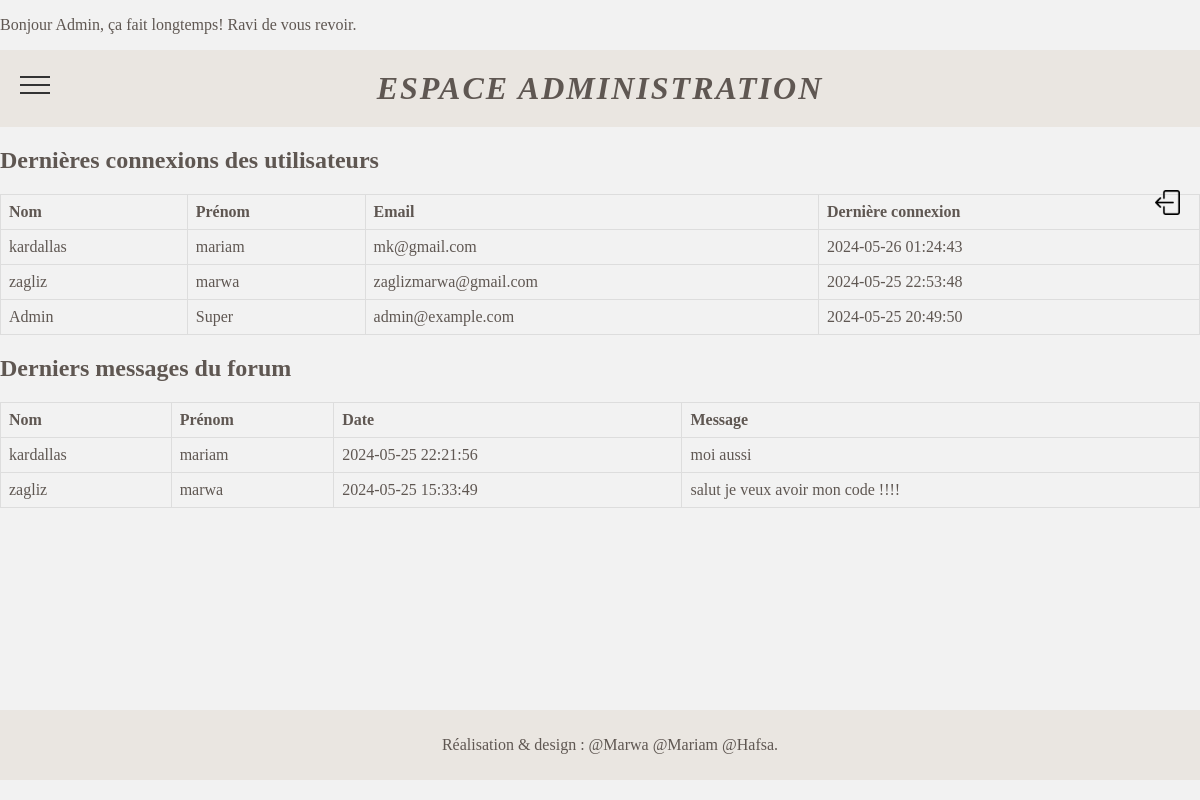
The app's page /admin_home.php (signed in) with its own data.
### tables this page shows
CREATE TABLE `users` (
  `id` int(255) NOT NULL,
  `nom` varchar(50) NOT NULL,
  `prenom` varchar(50) NOT NULL,
  `genre` varchar(55) NOT NULL,
  `username` varchar(255) NOT NULL,
  `email` varchar(255) NOT NULL,
  `mdp` varchar(255) NOT NULL,
  `birthdate` varchar(255) NOT NULL,
  `active` tinyint(1) NOT NULL DEFAULT '1',
  `role` varchar(50) NOT NULL DEFAULT 'user',
  `profile_pic` varchar(255) DEFAULT NULL,
  `is_premium` tinyint(1) DEFAULT '0',
  `last_login` datetime DEFAULT NULL
);

CREATE TABLE `forum_posts` (
  `id` int(11) NOT NULL,
  `user_id` int(11) DEFAULT NULL,
  `content` text NOT NULL,
  `created_at` timestamp NOT NULL DEFAULT CURRENT_TIMESTAMP
);

### admin_home.php (the view, shortened to what this page needs)
<?php
include('config.php');
$query_last_logins = "SELECT nom, prenom, email, last_login FROM users ORDER BY last_login DESC LIMIT 10";
$result_last_logins = mysqli_query($conn, $query_last_logins);
$query_last_messages = "SELECT forum_posts.content, forum_posts.created_at, users.nom, users.prenom
                        FROM forum_posts
                        JOIN users ON forum_posts.user_id = users.id
                        ORDER BY forum_posts.created_at DESC LIMIT 10";
$result_last_messages = mysqli_query($conn, $query_last_messages);
?>
<!DOCTYPE html>
<html lang="fr">
<head>
    <link rel="stylesheet" href="admin_style.css">
</head>
<body>
<div id="welcome-message">
    <?php
    if (isset($_SESSION['is_admin']) && $_SESSION['is_admin']) {
        echo "<p>Bonjour Admin, ça fait longtemps! Ravi de vous revoir.</p>";
    }
    ?>
</div>
<div class="container">
    <header class="header">
        <h1 class="header__title">Espace Administration</h1>
        <div class="menu-icon" onclick="toggleMenu()">
            <div class="bar"></div>
            <div class="bar"></div>
            <div class="bar"></div>
        </div>
        <div class="login-icon">
            <a href="logout.php"><img src="icone_deco.png" alt="Icône de déconnexion"></a>
        </div>
    </header>
</div>
<div class="content">
    <section class="last-logins">
        <h2>Dernières connexions des utilisateurs</h2>
        <table>
            <tr>
                <th>Nom</th>
                <th>Prénom</th>
                <th>Email</th>
                <th>Dernière connexion</th>
            </tr>
            <?php while ($row = mysqli_fetch_assoc($result_last_logins)) : ?>
                <tr>
                    <td><?php echo htmlspecialchars($row['nom']); ?></td>
                    <td><?php echo htmlspecialchars($row['prenom']); ?></td>
                    <td><?php echo htmlspecialchars($row['email']); ?></td>
                    <td><?php echo htmlspecialchars($row['last_login']); ?></td>
                </tr>
            <?php endwhile; ?>
        </table>
    </section>
    <section class="last-messages">
        <h2>Derniers messages du forum</h2>
        <table>
            <tr>
                <th>Nom</th>
                <th>Prénom</th>
                <th>Date</th>
                <th>Message</th>
            </tr>
            <?php while ($row = mysqli_fetch_assoc($result_last_messages)) : ?>
                <tr>
                    <td><?php echo htmlspecialchars($row['nom']); ?></td>
                    <td><?php echo htmlspecialchars($row['prenom']); ?></td>
                    <td><?php echo htmlspecialchars($row['created_at']); ?></td>
                    <td><?php echo htmlspecialchars($row['content']); ?></td>
                </tr>
            <?php endwhile; ?>
        </table>
    </section>
</div>
<footer class="footer">
    <div class="container">
        <p class="footer__copyright"> Réalisation & design : @Marwa @Mariam @Hafsa.</p>
    </div>
</footer>
</body>
</html>

### admin_style.css (style rules this page uses)
body { background-color: #f2f2f2; color: #5F5752; margin: 0; padding: 0; box-sizing: border-box; }
.container { width: 100%; margin: 0 auto; padding: 0; }
.header { width: 100%; background-color: #EAE6E1; color: #5F5752; text-align: center; padding: 20px 0; position: relative; box-sizing: border-box; }
.header__title { font-family: "URW Chancery L", cursive; font-weight: 700; font-style: italic; text-transform: uppercase; letter-spacing: 2px; margin: 0; }
.footer { width: 100%; background-color: #EAE6E1; color: #5F5752; text-align: center; padding: 10px ; position: fixed; bottom: 20px; left: 0; }
.menu-icon { display: block; width: 30px; height: 30px; position: absolute; top: 20px; left: 20px; cursor: pointer; z-index: 1000; }
.bar { width: 100%; height: 2px; background-color: #333; margin: 6px 0; transition: 0.4s; }
.login-icon { position: absolute; top: 140px; right: 20px; z-index: 1000; }
.login-icon img { width: 25px; height: auto; cursor: pointer; }
table { width: 100%; border-collapse: collapse; margin-bottom: 20px; }
table, th, td { border: 1px solid #ddd; }
th, td { padding: 8px; text-align: left; }
th { background-color: #f2f2f2; }

### records on screen
users: nom "kardallas", prenom "mariam", email "mk@gmail.com", last_login "2024-05-26 01:24:43"
users: nom "zagliz", prenom "marwa", email "zaglizmarwa@gmail.com", last_login "2024-05-25 22:53:48"
users: nom "Admin", prenom "Super", email "admin@example.com", last_login "2024-05-25 20:49:50"
forum_posts: user.nom "kardallas", user.prenom "mariam", created_at "2024-05-25 22:21:56", content "moi aussi"
forum_posts: user.nom "zagliz", user.prenom "marwa", created_at "2024-05-25 15:33:49", content "salut je veux avoir mon code !!!!"
